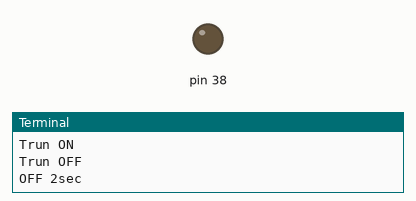
Simulated run of this program. Board: Raspberry Pi (header pin numbers). On the bench: output pins drawn as LEDs (lit = HIGH), the last lines printed to the terminal.

Above: at 1.1 s.
At 4.53 s:
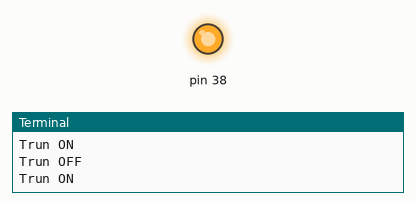
Timing chart, 0 to 5.1 s (numbered marks = the images above):
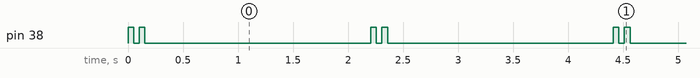

The program:

abc.py
```python
import RPi.GPIO as GPIO
from time import sleep
GPIO.setwarnings(False)
GPIO.setmode(GPIO.BOARD)

GPIO.setup(38, GPIO.OUT, initial=GPIO.LOW)

while True:
    GPIO.output(38,GPIO.HIGH)
    print("Trun ON")
    sleep(0.051)
    GPIO.output(38,GPIO.LOW)
    print("Trun OFF")
    sleep(0.051)
    GPIO.output(38,GPIO.HIGH)
    print("Trun ON")
    sleep(0.051)
    GPIO.output(38,GPIO.LOW)
    print("Trun OFF")
    sleep(0.051)
    GPIO.output(38,GPIO.LOW)
    print("OFF 2sec")
    sleep(2)
```

Measured:
- by itself, pin 38: repeats every 2.2 s: LOW 0.05 s, HIGH 0.05 s, LOW 2.1 s, HIGH 0.05 s
- by itself, everything shown: repeats every 2.2 s, in 4 steps
